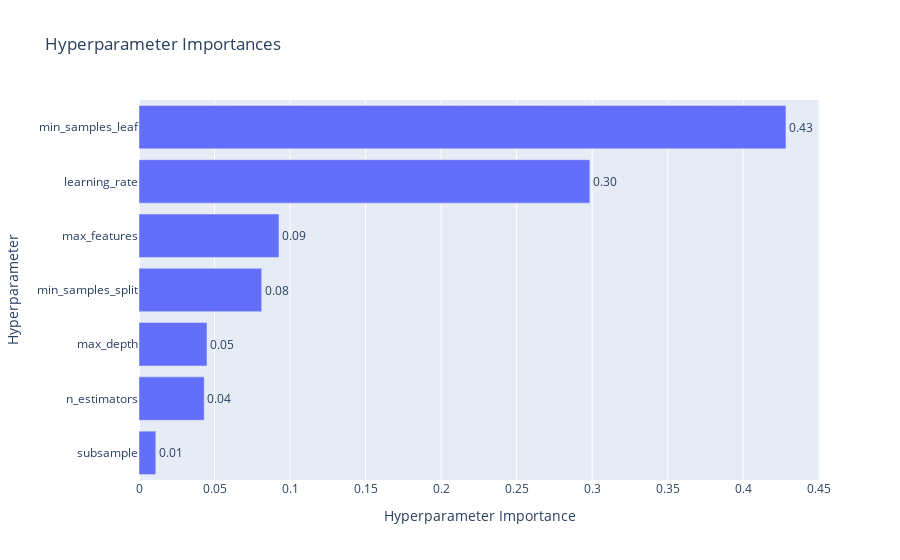

Notebook source saved alongside this figure:
### Code cell
def objective_gbr(trial):
    model = GradientBoostingRegressor(
        n_estimators=trial.suggest_int("n_estimators", 1000, 2500),
        learning_rate=trial.suggest_float("learning_rate", 0.01, 0.3, log=True),
        max_depth=trial.suggest_int("max_depth", 3, 10),
        min_samples_split=trial.suggest_int("min_samples_split", 2, 20),
        min_samples_leaf=trial.suggest_int("min_samples_leaf", 1, 20),
        subsample=trial.suggest_float("subsample", 0.5, 1.0),
        max_features=trial.suggest_categorical("max_features", ["sqrt", "log2", None]),
    )
    return cross_val_score(
        model, X_train, y_train, cv=3, scoring="neg_mean_absolute_error"
    ).mean()


study_gbr = optuna.create_study(
    study_name="GBR Hyperparameter Tuning", direction="maximize"
)
study_gbr.optimize(objective_gbr, n_trials=10)

plot_param_importances(study_gbr)

### Figure 1 — Plotly figure (JSON) as saved in the notebook; plotly's stock layout.template omitted (floating-point values rounded to 4 significant figures)
{"data": [{"cliponaxis": false, "hovertemplate": ["subsample (FloatDistribution): 0.01111471958300391<extra></extra>", "n_estimators (IntDistribution): 0.04318017440430574<extra></extra>", "max_depth (IntDistribution): 0.045019253016618695<extra></extra>", "min_samples_split (IntDistribution): 0.0812311087627074<extra></extra>", "max_features (CategoricalDistribution): 0.09269077434057044<extra></extra>", "learning_rate (FloatDistribution): 0.2984775497662911<extra></extra>", "min_samples_leaf (IntDistribution): 0.42828642012650275<extra></extra>"], "name": "Objective Value", "orientation": "h", "text": ["0.01", "0.04", "0.05", "0.08", "0.09", "0.30", "0.43"], "textposition": "outside", "type": "bar", "x": [0.01111, 0.04318, 0.04502, 0.08123, 0.09269, 0.2985, 0.4283], "y": ["subsample", "n_estimators", "max_depth", "min_samples_split", "max_features", "learning_rate", "min_samples_leaf"]}], "layout": {"title": {"text": "Hyperparameter Importances"}, "xaxis": {"title": {"text": "Hyperparameter Importance"}}, "yaxis": {"title": {"text": "Hyperparameter"}}}}
